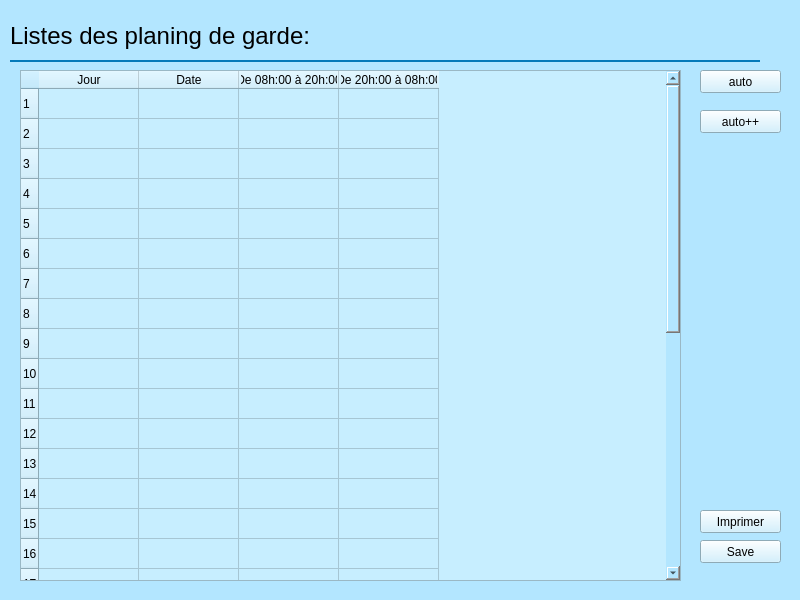
<?xml version="1.0" encoding="UTF-8"?>
<ui version="4.0">
 <class>MainWindow</class>
 <widget class="QMainWindow" name="MainWindow">
  <property name="geometry">
   <rect>
    <x>0</x>
    <y>0</y>
    <width>800</width>
    <height>600</height>
   </rect>
  </property>
  <property name="sizePolicy">
   <sizepolicy hsizetype="Fixed" vsizetype="Fixed">
    <horstretch>0</horstretch>
    <verstretch>0</verstretch>
   </sizepolicy>
  </property>
  <property name="minimumSize">
   <size>
    <width>800</width>
    <height>600</height>
   </size>
  </property>
  <property name="maximumSize">
   <size>
    <width>800</width>
    <height>600</height>
   </size>
  </property>
  <property name="windowTitle">
   <string>Planing de garde</string>
  </property>
  <property name="styleSheet">
   <string notr="true">background-color: rgb(179, 230, 255);</string>
  </property>
  <widget class="QWidget" name="centralwidget">
   <widget class="QLabel" name="label">
    <property name="geometry">
     <rect>
      <x>10</x>
      <y>20</y>
      <width>671</width>
      <height>31</height>
     </rect>
    </property>
    <property name="font">
     <font>
      <pointsize>18</pointsize>
     </font>
    </property>
    <property name="layoutDirection">
     <enum>Qt::LeftToRight</enum>
    </property>
    <property name="text">
     <string>Listes des planing de garde:</string>
    </property>
   </widget>
   <widget class="QWidget" name="widget_3" native="true">
    <property name="geometry">
     <rect>
      <x>10</x>
      <y>60</y>
      <width>750</width>
      <height>2</height>
     </rect>
    </property>
    <property name="sizePolicy">
     <sizepolicy hsizetype="Preferred" vsizetype="Fixed">
      <horstretch>0</horstretch>
      <verstretch>0</verstretch>
     </sizepolicy>
    </property>
    <property name="minimumSize">
     <size>
      <width>0</width>
      <height>2</height>
     </size>
    </property>
    <property name="maximumSize">
     <size>
      <width>16777215</width>
      <height>2</height>
     </size>
    </property>
    <property name="styleSheet">
     <string notr="true">background-color: rgb(5, 122, 185);</string>
    </property>
   </widget>
   <widget class="QTableWidget" name="tableWidget">
    <property name="geometry">
     <rect>
      <x>20</x>
      <y>70</y>
      <width>661</width>
      <height>511</height>
     </rect>
    </property>
    <property name="styleSheet">
     <string notr="true">background-color: rgb(199, 238, 255);</string>
    </property>
    <property name="editTriggers">
     <set>QAbstractItemView::NoEditTriggers</set>
    </property>
    <property name="selectionMode">
     <enum>QAbstractItemView::NoSelection</enum>
    </property>
    <row>
     <property name="text">
      <string>1</string>
     </property>
    </row>
    <row>
     <property name="text">
      <string>2</string>
     </property>
    </row>
    <row>
     <property name="text">
      <string>3</string>
     </property>
    </row>
    <row>
     <property name="text">
      <string>4</string>
     </property>
    </row>
    <row>
     <property name="text">
      <string>5</string>
     </property>
    </row>
    <row>
     <property name="text">
      <string>6</string>
     </property>
    </row>
    <row>
     <property name="text">
      <string>7</string>
     </property>
    </row>
    <row>
     <property name="text">
      <string>8</string>
     </property>
    </row>
    <row>
     <property name="text">
      <string>9</string>
     </property>
    </row>
    <row>
     <property name="text">
      <string>10</string>
     </property>
    </row>
    <row>
     <property name="text">
      <string>11</string>
     </property>
    </row>
    <row>
     <property name="text">
      <string>12</string>
     </property>
    </row>
    <row>
     <property name="text">
      <string>13</string>
     </property>
    </row>
    <row>
     <property name="text">
      <string>14</string>
     </property>
    </row>
    <row>
     <property name="text">
      <string>15</string>
     </property>
    </row>
    <row>
     <property name="text">
      <string>16</string>
     </property>
    </row>
    <row>
     <property name="text">
      <string>17</string>
     </property>
    </row>
    <row>
     <property name="text">
      <string>18</string>
     </property>
    </row>
    <row>
     <property name="text">
      <string>19</string>
     </property>
    </row>
    <row>
     <property name="text">
      <string>20</string>
     </property>
    </row>
    <row>
     <property name="text">
      <string>21</string>
     </property>
    </row>
    <row>
     <property name="text">
      <string>22</string>
     </property>
    </row>
    <row>
     <property name="text">
      <string>23</string>
     </property>
    </row>
    <row>
     <property name="text">
      <string>24</string>
     </property>
    </row>
    <row>
     <property name="text">
      <string>25</string>
     </property>
    </row>
    <row>
     <property name="text">
      <string>26</string>
     </property>
    </row>
    <row>
     <property name="text">
      <string>27</string>
     </property>
    </row>
    <row>
     <property name="text">
      <string>28</string>
     </property>
    </row>
    <row>
     <property name="text">
      <string>29</string>
     </property>
    </row>
    <row>
     <property name="text">
      <string>30</string>
     </property>
    </row>
    <row>
     <property name="text">
      <string>31</string>
     </property>
    </row>
    <column>
     <property name="text">
      <string>Jour</string>
     </property>
    </column>
    <column>
     <property name="text">
      <string>Date</string>
     </property>
    </column>
    <column>
     <property name="text">
      <string>De 08h:00 à 20h:00</string>
     </property>
    </column>
    <column>
     <property name="text">
      <string>De 20h:00 à 08h:00</string>
     </property>
    </column>
   </widget>
   <widget class="QPushButton" name="pushButton_3">
    <property name="geometry">
     <rect>
      <x>700</x>
      <y>70</y>
      <width>81</width>
      <height>23</height>
     </rect>
    </property>
    <property name="styleSheet">
     <string notr="true">background-color: rgb(199, 238, 255);</string>
    </property>
    <property name="text">
     <string>auto</string>
    </property>
   </widget>
   <widget class="QPushButton" name="pushButton_2">
    <property name="geometry">
     <rect>
      <x>700</x>
      <y>510</y>
      <width>81</width>
      <height>23</height>
     </rect>
    </property>
    <property name="styleSheet">
     <string notr="true">background-color: rgb(199, 238, 255);</string>
    </property>
    <property name="text">
     <string>Imprimer</string>
    </property>
   </widget>
   <widget class="QPushButton" name="pushButton">
    <property name="geometry">
     <rect>
      <x>700</x>
      <y>540</y>
      <width>81</width>
      <height>23</height>
     </rect>
    </property>
    <property name="styleSheet">
     <string notr="true">background-color: rgb(199, 238, 255);</string>
    </property>
    <property name="text">
     <string>Save</string>
    </property>
   </widget>
   <widget class="QPushButton" name="pushButton_4">
    <property name="geometry">
     <rect>
      <x>700</x>
      <y>110</y>
      <width>81</width>
      <height>23</height>
     </rect>
    </property>
    <property name="styleSheet">
     <string notr="true">background-color: rgb(199, 238, 255);</string>
    </property>
    <property name="text">
     <string>auto++</string>
    </property>
   </widget>
  </widget>
 </widget>
 <resources/>
 <connections/>
</ui>
